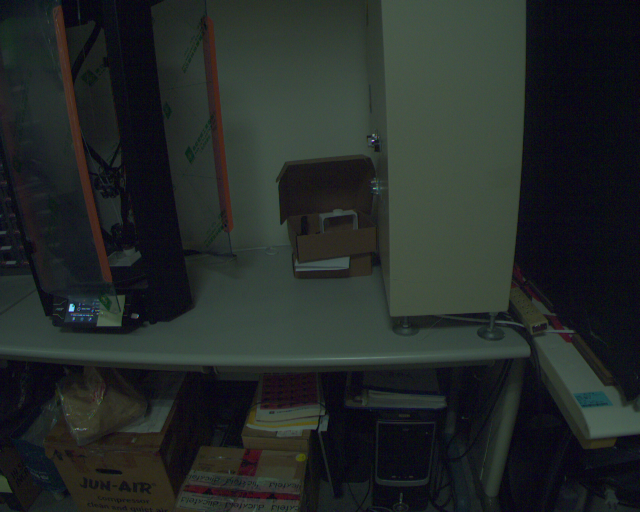
#> input picture src/rgb_img.png, 1280 x 1024 px (shown at 1/2 size)
$ python align_tof_to_rgb_backup.py   (older library calls are emulated)
#> lines starting #> are read from the running program, lines starting #| are printed output that depends on the picture
### src/undistortion_rgb_img.py
import cv2
import numpy as np
from pathlib import Path

def halcon_to_opencv_intrinsics(
    Sx_um=8.30179, Sy_um=8.3,             # pixel size [micrometers]
    f_mm=7.09725,                         # focal length [mm]
    Cx_px=635.69, Cy_px=535.704,          # principal point [pixels]
    K1=5067.98, K2=8.93518e6, K3=-6.00845e10,  # radial distortion [1/m^2, 1/m^4, 1/m^6]
    P1=-0.128108, P2=0.130449,                 # tangential distortion [1/m]
):
    """
    Convert HALCON-style camera parameters into OpenCV-style intrinsic matrix and distortion coefficients.
    HALCON expresses distortion in metric units; OpenCV expects normalized coordinates.
    """

    # --- Unit conversion to meters ---
    f_m  = f_mm / 1000.0     # mm → m
    Sx_m = Sx_um * 1e-6      # μm → m
    Sy_m = Sy_um * 1e-6

    # --- Compute focal lengths in pixels ---
    fx = f_m / Sx_m
    fy = f_m / Sy_m
    cx = Cx_px
    cy = Cy_px

    # --- Camera intrinsic matrix ---
    K = np.array([[fx, 0,  cx],
                  [0,  fy, cy],
                  [0,   0,  1]], dtype=np.float64)

    # --- Convert HALCON distortion coefficients to OpenCV format ---
    # (since HALCON uses metric units, we multiply by f powers)
    k1 = K1 * (f_m**2)
    k2 = K2 * (f_m**4)
    k3 = K3 * (f_m**6)
    p1 = P1 * (f_m**2)
    p2 = P2 * (f_m**2)

    dist = np.array([k1, k2, p1, p2, k3], dtype=np.float64)
    return K, dist

# [51 lines left out: function undistort_rgb_image, not called in this run]

# [6 lines that do not run on import are left out]

### src/undistortion_tof_img.py
import cv2
import numpy as np
from pathlib import Path

# ---------- 1) Convert HALCON intrinsics -> OpenCV intrinsics for the ToF camera ----------
def halcon_to_opencv_intrinsics_tof(
    # Pixel size [micrometers]
    Sx_um=8.29572, Sy_um=8.3,
    # Focal length [mm]
    f_mm=4.32481,
    # Principal point [pixels]
    Cx_px=329.512, Cy_px=225.884,
    # HALCON distortion coefficients (units shown in your screenshot)
    # Radial: [1/m^2, 1/m^4, 1/m^6]
    K1=-40.7214, K2=-1.66096e8, K3=2.11721e13,
    # Tangential 2nd order (HALCON labels 1/m^2)
    P1=0.32381, P2=0.538484
):
    """
    Build OpenCV cameraMatrix (in pixels) and distCoeffs from HALCON parameters.
    NOTE:
      - HALCON radial units: K1 [1/m^2], K2 [1/m^4], K3 [1/m^6]
      - HALCON tangential units here: P1, P2 [1/m^2]  <-- from your GUI label
      - OpenCV expects *dimensionless* coefficients in normalized coordinates
        so we convert by multiplying with powers of focal length (in meters):
          k1 = K1 * f^2,  k2 = K2 * f^4,  k3 = K3 * f^6
          p1 = P1 * f^2,  p2 = P2 * f^2
    """

    # --- Units to meters ---
    f_m  = f_mm / 1000.0          # mm -> m
    Sx_m = Sx_um * 1e-6           # um -> m
    Sy_m = Sy_um * 1e-6

    # --- Focal length in pixels ---
    fx = f_m / Sx_m
    fy = f_m / Sy_m
    cx, cy = Cx_px, Cy_px

    cameraMatrix = np.array([[fx, 0,  cx],
                             [0,  fy, cy],
                             [0,  0,   1]], dtype=np.float64)

    # --- HALCON -> OpenCV coefficient conversion (dimensionless) ---
    k1 = K1 * (f_m ** 2)
    k2 = K2 * (f_m ** 4)
    k3 = K3 * (f_m ** 6)
    p1 = P1 * (f_m ** 2)   # IMPORTANT: P1,P2 shown as 1/m^2 in your UI
    p2 = P2 * (f_m ** 2)

    distCoeffs = np.array([k1, k2, p1, p2, k3], dtype=np.float64)
    return cameraMatrix, distCoeffs


# ---------- 2) Undistortion helpers ----------
def build_undistort_maps(K, dist, size, alpha=1.0):
    """
    Create undistortion/rectification maps once, then reuse for remapping.
    - size: (width, height) in pixels
    - alpha:
        0.0 -> crop all black borders (smaller FOV, no black edges)
        1.0 -> keep full FOV (same resolution, black edges may appear)
        (0~1 for trade-off)
    Returns: map1, map2, newK, roi
    """
    w, h = size
    newK, roi = cv2.getOptimalNewCameraMatrix(K, dist, (w, h), alpha)
    map1, map2 = cv2.initUndistortRectifyMap(
        K, dist, R=None, newCameraMatrix=newK, size=(w, h), m1type=cv2.CV_32FC1
    )
    return map1, map2, newK, roi


# [80 lines left out: functions undistort_tof_image, undistort_tof_depth, not called in this run]


# ---------- 3) Example ----------
# [18 lines that do not run on import are left out]

### src/convert_tof_point_cloud_to_rgb.py
import numpy as np
from pathlib import Path

# ---------- Pose parsing utilities ----------

# [26 lines left out: functions _euler_zyx_deg_to_R, _rodrigues_to_R, not called in this run]

def read_halcon_pose_dat(path):
    """
    Read a HALCON pose .dat/.pose file.
    Returns a 4x4 homogeneous transform T_dest_from_src (i.e., frame on header: 'flange in CAMERA' -> T_CAMERA_from_FLANGE).
    Supported formats:
      - 'f 2'  -> Euler angles [deg], ZYX order
      - 'f 1'  -> Rodrigues vector [rad]
    """
    text = Path(path).read_text(encoding='utf-8', errors='ignore').replace(',', ' ')
    # Find f type
    f_type = None
    for line in text.splitlines():
        ls = line.strip().lower()
        if ls.startswith('f'):
            parts = ls.split()
            if len(parts) >= 2 and parts[0] == 'f':
                f_type = int(float(parts[1]))
                break
    # Parse rotation 'r ...'
    r_vals, t_vals = None, None
    for line in text.splitlines():
        ls = line.strip().replace(',', ' ')
        if ls.startswith('r ') or ls.lower().startswith('r '):
            r_vals = [float(x) for x in ls.split()[1:4]]
        if ls.startswith('t ') or ls.lower().startswith('t '):
            t_vals = [float(x) for x in ls.split()[1:4]]
    if f_type is None or r_vals is None or t_vals is None:
        raise ValueError(f"Cannot parse pose file: {path}")
    if f_type == 2:
        R = _euler_zyx_deg_to_R(*r_vals)
    elif f_type == 1:
        R = _rodrigues_to_R(*r_vals)
    else:
        raise NotImplementedError(f"Unsupported HALCON pose representation f={f_type}")

    T = np.eye(4, dtype=float)
    T[:3, :3] = R
    T[:3, 3]  = np.array(t_vals, dtype=float)  # meters
    return T

# ---------- Compose Cam-to-Cam transform ----------

# [23 lines left out: functions compose_to_rgb_cam, transform_points, not called in this run]

def T_point2rgbframe():
    # Load the two poses you uploaded (edit the paths if needed)
    pose_rgb_path = "./calibration_result/flange_in_RGB_cam_SN24747625.dat"
    pose_tof_path = "./calibration_result/flange_in_ToF_cam_SN24945819.dat"

    T_RGB_from_FLANGE = read_halcon_pose_dat(pose_rgb_path)
    T_ToF_from_FLANGE = read_halcon_pose_dat(pose_tof_path)

    # Compute Cam-ToF -> Cam-RGB transform
    T_RGB_from_ToF = compose_to_rgb_cam(T_RGB_from_FLANGE, T_ToF_from_FLANGE)
    return T_RGB_from_ToF

### src/align_tof_to_rgb_backup.py
import cv2
import numpy as np
from pathlib import Path

# --- import your existing helpers (you already uploaded these) ---
# RGB intrinsics/undistortion
from undistortion_rgb_img import halcon_to_opencv_intrinsics  # citation below
# ToF intrinsics/undistortion helpers
from undistortion_tof_img import halcon_to_opencv_intrinsics_tof, build_undistort_maps  # citation below
# Pose parsing & T_RGB_from_ToF
from convert_tof_point_cloud_to_rgb import T_point2rgbframe  # citation below


# ---------------------------
# 1) Undistort helpers (no saving, pure array I/O)
# ---------------------------
def undistort_rgb_array(img_bgr):
    """Undistort an RGB/BGR image (expects HxWx3). Keeps same size using alpha=1."""
    h, w = img_bgr.shape[:2]
    K, dist = halcon_to_opencv_intrinsics()
    newK, _ = cv2.getOptimalNewCameraMatrix(K, dist, (w, h), alpha=1)
    map1, map2 = cv2.initUndistortRectifyMap(K, dist, None, newK, (w, h), cv2.CV_32FC1)
    return cv2.remap(img_bgr, map1, map2, interpolation=cv2.INTER_LINEAR), newK

def undistort_tof_depth_array(depth_m):
    """
    Undistort ToF raw depth in *meters* (float32/float64), keep same size 640x480.
    Uses NEAREST to avoid depth averaging.
    """
    h, w = depth_m.shape[:2]
    Kt, distt = halcon_to_opencv_intrinsics_tof()
    map1, map2, newKt, _ = build_undistort_maps(Kt, distt, (w, h), alpha=1.0)
    out = cv2.remap(depth_m, map1, map2,
                    interpolation=cv2.INTER_NEAREST,
                    borderMode=cv2.BORDER_CONSTANT, borderValue=0)
    return out, newKt


# ---------------------------
# 2) Project ToF depth to RGB frame
# ---------------------------
# [69 lines left out: function project_tof_depth_to_rgb, not called in this run]


# ---------------------------
# 3) Fuse into RGBD-4ch tensor (BGR + depth_m)
# ---------------------------
def fuse_rgb_and_tof_depth(rgb_bgr, depth_tof_m):
    """
    End-to-end:
      - undistort RGB & ToF depth
      - use extrinsics to align ToF depth onto RGB
      - pack into 4-channel (H=1024, W=1280): B,G,R,Depth(m)
    """
    # 1) undistort RGB
    rgb_undist, K_rgb = undistort_rgb_array(rgb_bgr)             # size 1280x1024 (keep)
    # 2) undistort ToF depth (expects meters)
    depth_undist, K_tof = undistort_tof_depth_array(depth_tof_m) # size 640x480

    # 3) extrinsic: ToF -> RGB
    T_rgb_from_tof = T_point2rgbframe()

    # 4) project ToF depth onto RGB canvas
    Hrgb, Wrgb = rgb_undist.shape[:2]
    depth_on_rgb_m = project_tof_depth_to_rgb(depth_undist, K_tof, K_rgb, T_rgb_from_tof,
                                              out_size=(Wrgb, Hrgb))

    # 5) stack B,G,R,Depth(m). Empty places remain zero by construction.
    depth_on_rgb_m = depth_on_rgb_m.astype(np.float32)  # meters
    rgbd = np.dstack([rgb_undist.astype(np.uint8), depth_on_rgb_m])

    return rgbd, depth_on_rgb_m, rgb_undist


# ---------------------------
# 4) Example usage
# ---------------------------
if __name__ == "__main__":
    # Load your images (examples)
    rgb = cv2.imread("rgb_img.png", cv2.IMREAD_COLOR)           # 1280x1024x3
#> rgb is the input picture: shape (1024, 1280, 3); mean B, G, R 39.5, 41.2, 35.7
    depth = cv2.imread("depth_raw.png", cv2.IMREAD_UNCHANGED)  # float meters (recommended)
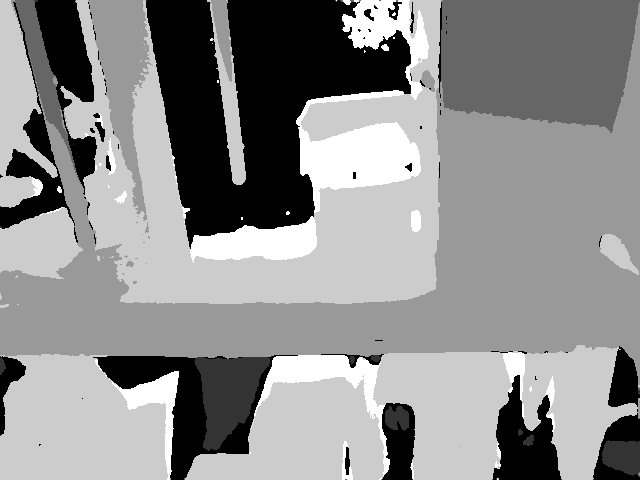
#> input picture src/depth_raw.png, 640 x 480 px
#> depth is the input picture: shape (480, 640) uint16; min 0, max 1490, mean 824
    print(depth.shape, depth.dtype)
#| (480, 640) uint16
    # If your depth is uint16 in millimeters, convert first:
    if depth.dtype == np.uint16:
        depth = depth.astype(np.float32) / 1000.0
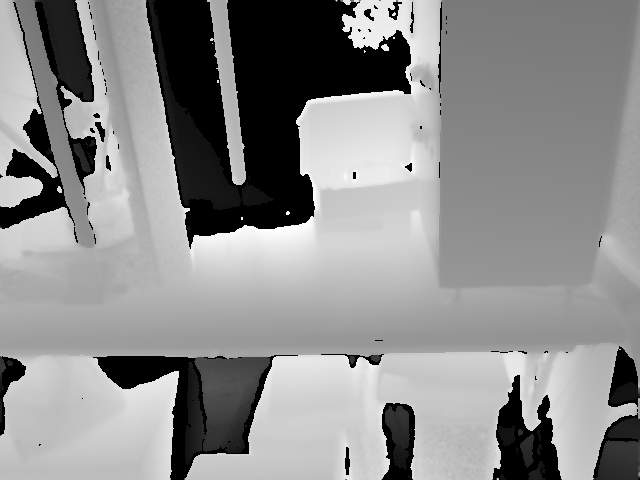
#> depth: shape (480, 640) float32; min 0, max 1.49, mean 0.824; drawn with min black and max white

    rgbd, depth_aligned_m, rgb_undist = fuse_rgb_and_tof_depth(rgb, depth)
#> in fuse_rgb_and_tof_depth, `rgb_undist, K_rgb = undistort_rgb_array(rgb_bgr)`:
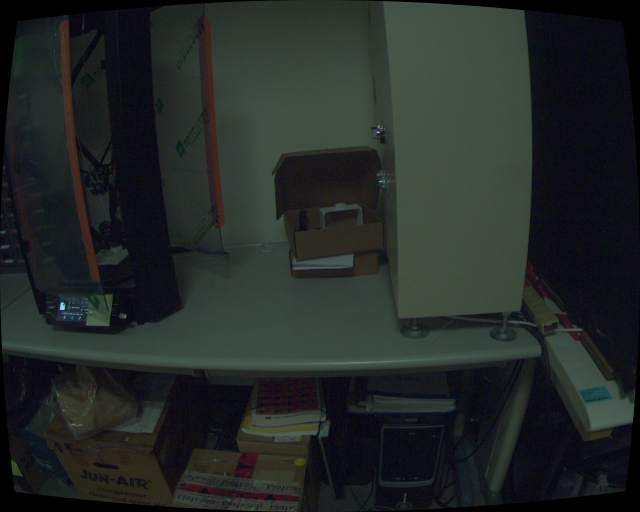
#> rgb_undist: shape (1024, 1280, 3) (shown at 1/2 size); mean B, G, R 38.6, 40.7, 35.2
#> in fuse_rgb_and_tof_depth, `rgb_undist, K_rgb = undistort_rgb_array(rgb_bgr)`: K_rgb = [[956.1, 0, 636.4], [0, 924, 532.5], [0, 0, 1]]
#> in fuse_rgb_and_tof_depth, `depth_undist, K_tof = undistort_tof_depth_array(depth_tof_m)`: K_tof = [[520.8, 0, 329.4], [0, 520.2, 225.9], [0, 0, 1]]
#> (the run stopped early here; a loop or call above may not have finished)
